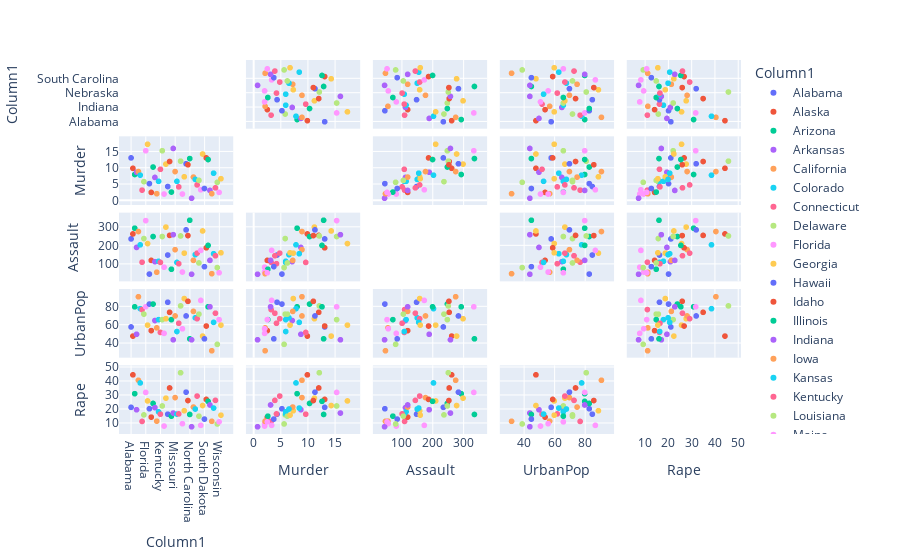

Notebook code for this chart:
### Code cell
#Plotting the original dataframe
features = [:Column1,:Murder,:Assault,:UrbanPop,:Rape]
plot(df, dimensions=features,color=:Column1,kind="splom")

### Figure 1 — Plotly figure (JSON) as saved in the notebook; plotly's stock layout.template omitted (floating-point values rounded to 4 significant figures)
{"data": [{"diagonal": {"visible": false}, "dimensions": [{"axis": {"matches": true}, "label": "Column1", "values": ["Alabama"]}, {"axis": {"matches": true}, "label": "Murder", "values": [13.2]}, {"axis": {"matches": true}, "label": "Assault", "values": [236]}, {"axis": {"matches": true}, "label": "UrbanPop", "values": [58]}, {"axis": {"matches": true}, "label": "Rape", "values": [21.2]}], "legendgroup": "Alabama", "marker": {"color": "#636efa"}, "name": "Alabama", "showlegend": true, "type": "splom", "xaxis": "x", "yaxis": "y"}, {"diagonal": {"visible": false}, "dimensions": [{"axis": {"matches": true}, "label": "Column1", "values": ["Alaska"]}, {"axis": {"matches": true}, "label": "Murder", "values": [10]}, {"axis": {"matches": true}, "label": "Assault", "values": [263]}, {"axis": {"matches": true}, "label": "UrbanPop", "values": [48]}, {"axis": {"matches": true}, "label": "Rape", "values": [44.5]}], "legendgroup": "Alaska", "marker": {"color": "#EF553B"}, "name": "Alaska", "showlegend": true, "type": "splom", "xaxis": "x", "yaxis": "y"}, {"diagonal": {"visible": false}, "dimensions": [{"axis": {"matches": true}, "label": "Column1", "values": ["Arizona"]}, {"axis": {"matches": true}, "label": "Murder", "values": [8.1]}, {"axis": {"matches": true}, "label": "Assault", "values": [294]}, {"axis": {"matches": true}, "label": "UrbanPop", "values": [80]}, {"axis": {"matches": true}, "label": "Rape", "values": [31]}], "legendgroup": "Arizona", "marker": {"color": "#00cc96"}, "name": "Arizona", "showlegend": true, "type": "splom", "xaxis": "x", "yaxis": "y"}, {"diagonal": {"visible": false}, "dimensions": [{"axis": {"matches": true}, "label": "Column1", "values": ["Arkansas"]}, {"axis": {"matches": true}, "label": "Murder", "values": [8.8]}, {"axis": {"matches": true}, "label": "Assault", "values": [190]}, {"axis": {"matches": true}, "label": "UrbanPop", "values": [50]}, {"axis": {"matches": true}, "label": "Rape", "values": [19.5]}], "legendgroup": "Arkansas", "marker": {"color": "#ab63fa"}, "name": "Arkansas", "showlegend": true, "type": "splom", "xaxis": "x", "yaxis": "y"}, {"diagonal": {"visible": false}, "dimensions": [{"axis": {"matches": true}, "label": "Column1", "values": ["California"]}, {"axis": {"matches": true}, "label": "Murder", "values": [9]}, {"axis": {"matches": true}, "label": "Assault", "values": [276]}, {"axis": {"matches": true}, "label": "UrbanPop", "values": [91]}, {"axis": {"matches": true}, "label": "Rape", "values": [40.6]}], "legendgroup": "California", "marker": {"color": "#FFA15A"}, "name": "California", "showlegend": true, "type": "splom", "xaxis": "x", "yaxis": "y"}, {"diagonal": {"visible": false}, "dimensions": [{"axis": {"matches": true}, "label": "Column1", "values": ["Colorado"]}, {"axis": {"matches": true}, "label": "Murder", "values": [7.9]}, {"axis": {"matches": true}, "label": "Assault", "values": [204]}, {"axis": {"matches": true}, "label": "UrbanPop", "values": [78]}, {"axis": {"matches": true}, "label": "Rape", "values": [38.7]}], "legendgroup": "Colorado", "marker": {"color": "#19d3f3"}, "name": "Colorado", "showlegend": true, "type": "splom", "xaxis": "x", "yaxis": "y"}, {"diagonal": {"visible": false}, "dimensions": [{"axis": {"matches": true}, "label": "Column1", "values": ["Connecticut"]}, {"axis": {"matches": true}, "label": "Murder", "values": [3.3]}, {"axis": {"matches": true}, "label": "Assault", "values": [110]}, {"axis": {"matches": true}, "label": "UrbanPop", "values": [77]}, {"axis": {"matches": true}, "label": "Rape", "values": [11.1]}], "legendgroup": "Connecticut", "marker": {"color": "#FF6692"}, "name": "Connecticut", "showlegend": true, "type": "splom", "xaxis": "x", "yaxis": "y"}, {"diagonal": {"visible": false}, "dimensions": [{"axis": {"matches": true}, "label": "Column1", "values": ["Delaware"]}, {"axis": {"matches": true}, "label": "Murder", "values": [5.9]}, {"axis": {"matches": true}, "label": "Assault", "values": [238]}, {"axis": {"matches": true}, "label": "UrbanPop", "values": [72]}, {"axis": {"matches": true}, "label": "Rape", "values": [15.8]}], "legendgroup": "Delaware", "marker": {"color": "#B6E880"}, "name": "Delaware", "showlegend": true, "type": "splom", "xaxis": "x", "yaxis": "y"}, {"diagonal": {"visible": false}, "dimensions": [{"axis": {"matches": true}, "label": "Column1", "values": ["Florida"]}, {"axis": {"matches": true}, "label": "Murder", "values": [15.4]}, {"axis": {"matches": true}, "label": "Assault", "values": [335]}, {"axis": {"matches": true}, "label": "UrbanPop", "values": [80]}, {"axis": {"matches": true}, "label": "Rape", "values": [31.9]}], "legendgroup": "Florida", "marker": {"color": "#FF97FF"}, "name": "Florida", "showlegend": true, "type": "splom", "xaxis": "x", "yaxis": "y"}, {"diagonal": {"visible": false}, "dimensions": [{"axis": {"matches": true}, "label": "Column1", "values": ["Georgia"]}, {"axis": {"matches": true}, "label": "Murder", "values": [17.4]}, {"axis": {"matches": true}, "label": "Assault", "values": [211]}, {"axis": {"matches": true}, "label": "UrbanPop", "values": [60]}, {"axis": {"matches": true}, "label": "Rape", "values": [25.8]}], "legendgroup": "Georgia", "marker": {"color": "#FECB52"}, "name": "Georgia", "showlegend": true, "type": "splom", "xaxis": "x", "yaxis": "y"}, {"diagonal": {"visible": false}, "dimensions": [{"axis": {"matches": true}, "label": "Column1", "values": ["Hawaii"]}, {"axis": {"matches": true}, "label": "Murder", "values": [5.3]}, {"axis": {"matches": true}, "label": "Assault", "values": [46]}, {"axis": {"matches": true}, "label": "UrbanPop", "values": [83]}, {"axis": {"matches": true}, "label": "Rape", "values": [20.2]}], "legendgroup": "Hawaii", "marker": {"color": "#636efa"}, "name": "Hawaii", "showlegend": true, "type": "splom", "xaxis": "x", "yaxis": "y"}, {"diagonal": {"visible": false}, "dimensions": [{"axis": {"matches": true}, "label": "Column1", "values": ["Idaho"]}, {"axis": {"matches": true}, "label": "Murder", "values": [2.6]}, {"axis": {"matches": true}, "label": "Assault", "values": [120]}, {"axis": {"matches": true}, "label": "UrbanPop", "values": [54]}, {"axis": {"matches": true}, "label": "Rape", "values": [14.2]}], "legendgroup": "Idaho", "marker": {"color": "#EF553B"}, "name": "Idaho", "showlegend": true, "type": "splom", "xaxis": "x", "yaxis": "y"}, {"diagonal": {"visible": false}, "dimensions": [{"axis": {"matches": true}, "label": "Column1", "values": ["Illinois"]}, {"axis": {"matches": true}, "label": "Murder", "values": [10.4]}, {"axis": {"matches": true}, "label": "Assault", "values": [249]}, {"axis": {"matches": true}, "label": "UrbanPop", "values": [83]}, {"axis": {"matches": true}, "label": "Rape", "values": [24]}], "legendgroup": "Illinois", "marker": {"color": "#00cc96"}, "name": "Illinois", "showlegend": true, "type": "splom", "xaxis": "x", "yaxis": "y"}, {"diagonal": {"visible": false}, "dimensions": [{"axis": {"matches": true}, "label": "Column1", "values": ["Indiana"]}, {"axis": {"matches": true}, "label": "Murder", "values": [7.2]}, {"axis": {"matches": true}, "label": "Assault", "values": [113]}, {"axis": {"matches": true}, "label": "UrbanPop", "values": [65]}, {"axis": {"matches": true}, "label": "Rape", "values": [21]}], "legendgroup": "Indiana", "marker": {"color": "#ab63fa"}, "name": "Indiana", "showlegend": true, "type": "splom", "xaxis": "x", "yaxis": "y"}, {"diagonal": {"visible": false}, "dimensions": [{"axis": {"matches": true}, "label": "Column1", "values": ["Iowa"]}, {"axis": {"matches": true}, "label": "Murder", "values": [2.2]}, {"axis": {"matches": true}, "label": "Assault", "values": [56]}, {"axis": {"matches": true}, "label": "UrbanPop", "values": [57]}, {"axis": {"matches": true}, "label": "Rape", "values": [11.3]}], "legendgroup": "Iowa", "marker": {"color": "#FFA15A"}, "name": "Iowa", "showlegend": true, "type": "splom", "xaxis": "x", "yaxis": "y"}, {"diagonal": {"visible": false}, "dimensions": [{"axis": {"matches": true}, "label": "Column1", "values": ["Kansas"]}, {"axis": {"matches": true}, "label": "Murder", "values": [6]}, {"axis": {"matches": true}, "label": "Assault", "values": [115]}, {"axis": {"matches": true}, "label": "UrbanPop", "values": [66]}, {"axis": {"matches": true}, "label": "Rape", "values": [18]}], "legendgroup": "Kansas", "marker": {"color": "#19d3f3"}, "name": "Kansas", "showlegend": true, "type": "splom", "xaxis": "x", "yaxis": "y"}, {"diagonal": {"visible": false}, "dimensions": [{"axis": {"matches": true}, "label": "Column1", "values": ["Kentucky"]}, {"axis": {"matches": true}, "label": "Murder", "values": [9.7]}, {"axis": {"matches": true}, "label": "Assault", "values": [109]}, {"axis": {"matches": true}, "label": "UrbanPop", "values": [52]}, {"axis": {"matches": true}, "label": "Rape", "values": [16.3]}], "legendgroup": "Kentucky", "marker": {"color": "#FF6692"}, "name": "Kentucky", "showlegend": true, "type": "splom", "xaxis": "x", "yaxis": "y"}, {"diagonal": {"visible": false}, "dimensions": [{"axis": {"matches": true}, "label": "Column1", "values": ["Louisiana"]}, {"axis": {"matches": true}, "label": "Murder", "values": [15.4]}, {"axis": {"matches": true}, "label": "Assault", "values": [249]}, {"axis": {"matches": true}, "label": "UrbanPop", "values": [66]}, {"axis": {"matches": true}, "label": "Rape", "values": [22.2]}], "legendgroup": "Louisiana", "marker": {"color": "#B6E880"}, "name": "Louisiana", "showlegend": true, "type": "splom", "xaxis": "x", "yaxis": "y"}, {"diagonal": {"visible": false}, "dimensions": [{"axis": {"matches": true}, "label": "Column1", "values": ["Maine"]}, {"axis": {"matches": true}, "label": "Murder", "values": [2.1]}, {"axis": {"matches": true}, "label": "Assault", "values": [83]}, {"axis": {"matches": true}, "label": "UrbanPop", "values": [51]}, {"axis": {"matches": true}, "label": "Rape", "values": [7.8]}], "legendgroup": "Maine", "marker": {"color": "#FF97FF"}, "name": "Maine", "showlegend": true, "type": "splom", "xaxis": "x", "yaxis": "y"}, {"diagonal": {"visible": false}, "dimensions": [{"axis": {"matches": true}, "label": "Column1", "values": ["Maryland"]}, {"axis": {"matches": true}, "label": "Murder", "values": [11.3]}, {"axis": {"matches": true}, "label": "Assault", "values": [300]}, {"axis": {"matches": true}, "label": "UrbanPop", "values": [67]}, {"axis": {"matches": true}, "label": "Rape", "values": [27.8]}], "legendgroup": "Maryland", "marker": {"color": "#FECB52"}, "name": "Maryland", "showlegend": true, "type": "splom", "xaxis": "x", "yaxis": "y"}, {"diagonal": {"visible": false}, "dimensions": [{"axis": {"matches": true}, "label": "Column1", "values": ["Massachusetts"]}, {"axis": {"matches": true}, "label": "Murder", "values": [4.4]}, {"axis": {"matches": true}, "label": "Assault", "values": [149]}, {"axis": {"matches": true}, "label": "UrbanPop", "values": [85]}, {"axis": {"matches": true}, "label": "Rape", "values": [16.3]}], "legendgroup": "Massachusetts", "marker": {"color": "#636efa"}, "name": "Massachusetts", "showlegend": true, "type": "splom", "xaxis": "x", "yaxis": "y"}, {"diagonal": {"visible": false}, "dimensions": [{"axis": {"matches": true}, "label": "Column1", "values": ["Michigan"]}, {"axis": {"matches": true}, "label": "Murder", "values": [12.1]}, {"axis": {"matches": true}, "label": "Assault", "values": [255]}, {"axis": {"matches": true}, "label": "UrbanPop", "values": [74]}, {"axis": {"matches": true}, "label": "Rape", "values": [35.1]}], "legendgroup": "Michigan", "marker": {"color": "#EF553B"}, "name": "Michigan", "showlegend": true, "type": "splom", "xaxis": "x", "yaxis": "y"}, {"diagonal": {"visible": false}, "dimensions": [{"axis": {"matches": true}, "label": "Column1", "values": ["Minnesota"]}, {"axis": {"matches": true}, "label": "Murder", "values": [2.7]}, {"axis": {"matches": true}, "label": "Assault", "values": [72]}, {"axis": {"matches": true}, "label": "UrbanPop", "values": [66]}, {"axis": {"matches": true}, "label": "Rape", "values": [14.9]}], "legendgroup": "Minnesota", "marker": {"color": "#00cc96"}, "name": "Minnesota", "showlegend": true, "type": "splom", "xaxis": "x", "yaxis": "y"}, {"diagonal": {"visible": false}, "dimensions": [{"axis": {"matches": true}, "label": "Column1", "values": ["Mississippi"]}, {"axis": {"matches": true}, "label": "Murder", "values": [16.1]}, {"axis": {"matches": true}, "label": "Assault", "values": [259]}, {"axis": {"matches": true}, "label": "UrbanPop", "values": [44]}, {"axis": {"matches": true}, "label": "Rape", "values": [17.1]}], "legendgroup": "Mississippi", "marker": {"color": "#ab63fa"}, "name": "Mississippi", "showlegend": true, "type": "splom", "xaxis": "x", "yaxis": "y"}, {"diagonal": {"visible": false}, "dimensions": [{"axis": {"matches": true}, "label": "Column1", "values": ["Missouri"]}, {"axis": {"matches": true}, "label": "Murder", "values": [9]}, {"axis": {"matches": true}, "label": "Assault", "values": [178]}, {"axis": {"matches": true}, "label": "UrbanPop", "values": [70]}, {"axis": {"matches": true}, "label": "Rape", "values": [28.2]}], "legendgroup": "Missouri", "marker": {"color": "#FFA15A"}, "name": "Missouri", "showlegend": true, "type": "splom", "xaxis": "x", "yaxis": "y"}, {"diagonal": {"visible": false}, "dimensions": [{"axis": {"matches": true}, "label": "Column1", "values": ["Montana"]}, {"axis": {"matches": true}, "label": "Murder", "values": [6]}, {"axis": {"matches": true}, "label": "Assault", "values": [109]}, {"axis": {"matches": true}, "label": "UrbanPop", "values": [53]}, {"axis": {"matches": true}, "label": "Rape", "values": [16.4]}], "legendgroup": "Montana", "marker": {"color": "#19d3f3"}, "name": "Montana", "showlegend": true, "type": "splom", "xaxis": "x", "yaxis": "y"}, {"diagonal": {"visible": false}, "dimensions": [{"axis": {"matches": true}, "label": "Column1", "values": ["Nebraska"]}, {"axis": {"matches": true}, "label": "Murder", "values": [4.3]}, {"axis": {"matches": true}, "label": "Assault", "values": [102]}, {"axis": {"matches": true}, "label": "UrbanPop", "values": [62]}, {"axis": {"matches": true}, "label": "Rape", "values": [16.5]}], "legendgroup": "Nebraska", "marker": {"color": "#FF6692"}, "name": "Nebraska", "showlegend": true, "type": "splom", "xaxis": "x", "yaxis": "y"}, {"diagonal": {"visible": false}, "dimensions": [{"axis": {"matches": true}, "label": "Column1", "values": ["Nevada"]}, {"axis": {"matches": true}, "label": "Murder", "values": [12.2]}, {"axis": {"matches": true}, "label": "Assault", "values": [252]}, {"axis": {"matches": true}, "label": "UrbanPop", "values": [81]}, {"axis": {"matches": true}, "label": "Rape", "values": [46]}], "legendgroup": "Nevada", "marker": {"color": "#B6E880"}, "name": "Nevada", "showlegend": true, "type": "splom", "xaxis": "x", "yaxis": "y"}, {"diagonal": {"visible": false}, "dimensions": [{"axis": {"matches": true}, "label": "Column1", "values": ["New Hampshire"]}, {"axis": {"matches": true}, "label": "Murder", "values": [2.1]}, {"axis": {"matches": true}, "label": "Assault", "values": [57]}, {"axis": {"matches": true}, "label": "UrbanPop", "values": [56]}, {"axis": {"matches": true}, "label": "Rape", "values": [9.5]}], "legendgroup": "New Hampshire", "marker": {"color": "#FF97FF"}, "name": "New Hampshire", "showlegend": true, "type": "splom", "xaxis": "x", "yaxis": "y"}, {"diagonal": {"visible": false}, "dimensions": [{"axis": {"matches": true}, "label": "Column1", "values": ["New Jersey"]}, {"axis": {"matches": true}, "label": "Murder", "values": [7.4]}, {"axis": {"matches": true}, "label": "Assault", "values": [159]}, {"axis": {"matches": true}, "label": "UrbanPop", "values": [89]}, {"axis": {"matches": true}, "label": "Rape", "values": [18.8]}], "legendgroup": "New Jersey", "marker": {"color": "#FECB52"}, "name": "New Jersey", "showlegend": true, "type": "splom", "xaxis": "x", "yaxis": "y"}, {"diagonal": {"visible": false}, "dimensions": [{"axis": {"matches": true}, "label": "Column1", "values": ["New Mexico"]}, {"axis": {"matches": true}, "label": "Murder", "values": [11.4]}, {"axis": {"matches": true}, "label": "Assault", "values": [285]}, {"axis": {"matches": true}, "label": "UrbanPop", "values": [70]}, {"axis": {"matches": true}, "label": "Rape", "values": [32.1]}], "legendgroup": "New Mexico", "marker": {"color": "#636efa"}, "name": "New Mexico", "showlegend": true, "type": "splom", "xaxis": "x", "yaxis": "y"}, {"diagonal": {"visible": false}, "dimensions": [{"axis": {"matches": true}, "label": "Column1", "values": ["New York"]}, {"axis": {"matches": true}, "label": "Murder", "values": [11.1]}, {"axis": {"matches": true}, "label": "Assault", "values": [254]}, {"axis": {"matches": true}, "label": "UrbanPop", "values": [86]}, {"axis": {"matches": true}, "label": "Rape", "values": [26.1]}], "legendgroup": "New York", "marker": {"color": "#EF553B"}, "name": "New York", "showlegend": true, "type": "splom", "xaxis": "x", "yaxis": "y"}, {"diagonal": {"visible": false}, "dimensions": [{"axis": {"matches": true}, "label": "Column1", "values": ["North Carolina"]}, {"axis": {"matches": true}, "label": "Murder", "values": [13]}, {"axis": {"matches": true}, "label": "Assault", "values": [337]}, {"axis": {"matches": true}, "label": "UrbanPop", "values": [45]}, {"axis": {"matches": true}, "label": "Rape", "values": [16.1]}], "legendgroup": "North Carolina", "marker": {"color": "#00cc96"}, "name": "North Carolina", "showlegend": true, "type": "splom", "xaxis": "x", "yaxis": "y"}, {"diagonal": {"visible": false}, "dimensions": [{"axis": {"matches": true}, "label": "Column1", "values": ["North Dakota"]}, {"axis": {"matches": true}, "label": "Murder", "values": [0.8]}, {"axis": {"matches": true}, "label": "Assault", "values": [45]}, {"axis": {"matches": true}, "label": "UrbanPop", "values": [44]}, {"axis": {"matches": true}, "label": "Rape", "values": [7.3]}], "legendgroup": "North Dakota", "marker": {"color": "#ab63fa"}, "name": "North Dakota", "showlegend": true, "type": "splom", "xaxis": "x", "yaxis": "y"}, {"diagonal": {"visible": false}, "dimensions": [{"axis": {"matches": true}, "label": "Column1", "values": ["Ohio"]}, {"axis": {"matches": true}, "label": "Murder", "values": [7.3]}, {"axis": {"matches": true}, "label": "Assault", "values": [120]}, {"axis": {"matches": true}, "label": "UrbanPop", "values": [75]}, {"axis": {"matches": true}, "label": "Rape", "values": [21.4]}], "legendgroup": "Ohio", "marker": {"color": "#FFA15A"}, "name": "Ohio", "showlegend": true, "type": "splom", "xaxis": "x", "yaxis": "y"}, {"diagonal": {"visible": false}, "dimensions": [{"axis": {"matches": true}, "label": "Column1", "values": ["Oklahoma"]}, {"axis": {"matches": true}, "label": "Murder", "values": [6.6]}, {"axis": {"matches": true}, "label": "Assault", "values": [151]}, {"axis": {"matches": true}, "label": "UrbanPop", "values": [68]}, {"axis": {"matches": true}, "label": "Rape", "values": [20]}], "legendgroup": "Oklahoma", "marker": {"color": "#19d3f3"}, "name": "Oklahoma", "showlegend": true, "type": "splom", "xaxis": "x", "yaxis": "y"}, {"diagonal": {"visible": false}, "dimensions": [{"axis": {"matches": true}, "label": "Column1", "values": ["Oregon"]}, {"axis": {"matches": true}, "label": "Murder", "values": [4.9]}, {"axis": {"matches": true}, "label": "Assault", "values": [159]}, {"axis": {"matches": true}, "label": "UrbanPop", "values": [67]}, {"axis": {"matches": true}, "label": "Rape", "values": [29.3]}], "legendgroup": "Oregon", "marker": {"color": "#FF6692"}, "name": "Oregon", "showlegend": true, "type": "splom", "xaxis": "x", "yaxis": "y"}, {"diagonal": {"visible": false}, "dimensions": [{"axis": {"matches": true}, "label": "Column1", "values": ["Pennsylvania"]}, {"axis": {"matches": true}, "label": "Murder", "values": [6.3]}, {"axis": {"matches": true}, "label": "Assault", "values": [106]}, {"axis": {"matches": true}, "label": "UrbanPop", "values": [72]}, {"axis": {"matches": true}, "label": "Rape", "values": [14.9]}], "legendgroup": "Pennsylvania", "marker": {"color": "#B6E880"}, "name": "Pennsylvania", "showlegend": true, "type": "splom", "xaxis": "x", "yaxis": "y"}, {"diagonal": {"visible": false}, "dimensions": [{"axis": {"matches": true}, "label": "Column1", "values": ["Rhode Island"]}, {"axis": {"matches": true}, "label": "Murder", "values": [3.4]}, {"axis": {"matches": true}, "label": "Assault", "values": [174]}, {"axis": {"matches": true}, "label": "UrbanPop", "values": [87]}, {"axis": {"matches": true}, "label": "Rape", "values": [8.3]}], "legendgroup": "Rhode Island", "marker": {"color": "#FF97FF"}, "name": "Rhode Island", "showlegend": true, "type": "splom", "xaxis": "x", "yaxis": "y"}, {"diagonal": {"visible": false}, "dimensions": [{"axis": {"matches": true}, "label": "Column1", "values": ["South Carolina"]}, {"axis": {"matches": true}, "label": "Murder", "values": [14.4]}, {"axis": {"matches": true}, "label": "Assault", "values": [279]}, {"axis": {"matches": true}, "label": "UrbanPop", "values": [48]}, {"axis": {"matches": true}, "label": "Rape", "values": [22.5]}], "legendgroup": "South Carolina", "marker": {"color": "#FECB52"}, "name": "South Carolina", "showlegend": true, "type": "splom", "xaxis": "x", "yaxis": "y"}, {"diagonal": {"visible": false}, "dimensions": [{"axis": {"matches": true}, "label": "Column1", "values": ["South Dakota"]}, {"axis": {"matches": true}, "label": "Murder", "values": [3.8]}, {"axis": {"matches": true}, "label": "Assault", "values": [86]}, {"axis": {"matches": true}, "label": "UrbanPop", "values": [45]}, {"axis": {"matches": true}, "label": "Rape", "values": [12.8]}], "legendgroup": "South Dakota", "marker": {"color": "#636efa"}, "name": "South Dakota", "showlegend": true, "type": "splom", "xaxis": "x", "yaxis": "y"}, {"diagonal": {"visible": false}, "dimensions": [{"axis": {"matches": true}, "label": "Column1", "values": ["Tennessee"]}, {"axis": {"matches": true}, "label": "Murder", "values": [13.2]}, {"axis": {"matches": true}, "label": "Assault", "values": [188]}, {"axis": {"matches": true}, "label": "UrbanPop", "values": [59]}, {"axis": {"matches": true}, "label": "Rape", "values": [26.9]}], "legendgroup": "Tennessee", "marker": {"color": "#EF553B"}, "name": "Tennessee", "showlegend": true, "type": "splom", "xaxis": "x", "yaxis": "y"}, {"diagonal": {"visible": false}, "dimensions": [{"axis": {"matches": true}, "label": "Column1", "values": ["Texas"]}, {"axis": {"matches": true}, "label": "Murder", "values": [12.7]}, {"axis": {"matches": true}, "label": "Assault", "values": [201]}, {"axis": {"matches": true}, "label": "UrbanPop", "values": [80]}, {"axis": {"matches": true}, "label": "Rape", "values": [25.5]}], "legendgroup": "Texas", "marker": {"color": "#00cc96"}, "name": "Texas", "showlegend": true, "type": "splom", "xaxis": "x", "yaxis": "y"}, {"diagonal": {"visible": false}, "dimensions": [{"axis": {"matches": true}, "label": "Column1", "values": ["Utah"]}, {"axis": {"matches": true}, "label": "Murder", "values": [3.2]}, {"axis": {"matches": true}, "label": "Assault", "values": [120]}, {"axis": {"matches": true}, "label": "UrbanPop", "values": [80]}, {"axis": {"matches": true}, "label": "Rape", "values": [22.9]}], "legendgroup": "Utah", "marker": {"color": "#ab63fa"}, "name": "Utah", "showlegend": true, "type": "splom", "xaxis": "x", "yaxis": "y"}, {"diagonal": {"visible": false}, "dimensions": [{"axis": {"matches": true}, "label": "Column1", "values": ["Vermont"]}, {"axis": {"matches": true}, "label": "Murder", "values": [2.2]}, {"axis": {"matches": true}, "label": "Assault", "values": [48]}, {"axis": {"matches": true}, "label": "UrbanPop", "values": [32]}, {"axis": {"matches": true}, "label": "Rape", "values": [11.2]}], "legendgroup": "Vermont", "marker": {"color": "#FFA15A"}, "name": "Vermont", "showlegend": true, "type": "splom", "xaxis": "x", "yaxis": "y"}, {"diagonal": {"visible": false}, "dimensions": [{"axis": {"matches": true}, "label": "Column1", "values": ["Virginia"]}, {"axis": {"matches": true}, "label": "Murder", "values": [8.5]}, {"axis": {"matches": true}, "label": "Assault", "values": [156]}, {"axis": {"matches": true}, "label": "UrbanPop", "values": [63]}, {"axis": {"matches": true}, "label": "Rape", "values": [20.7]}], "legendgroup": "Virginia", "marker": {"color": "#19d3f3"}, "name": "Virginia", "showlegend": true, "type": "splom", "xaxis": "x", "yaxis": "y"}, {"diagonal": {"visible": false}, "dimensions": [{"axis": {"matches": true}, "label": "Column1", "values": ["Washington"]}, {"axis": {"matches": true}, "label": "Murder", "values": [4]}, {"axis": {"matches": true}, "label": "Assault", "values": [145]}, {"axis": {"matches": true}, "label": "UrbanPop", "values": [73]}, {"axis": {"matches": true}, "label": "Rape", "values": [26.2]}], "legendgroup": "Washington", "marker": {"color": "#FF6692"}, "name": "Washington", "showlegend": true, "type": "splom", "xaxis": "x", "yaxis": "y"}, {"diagonal": {"visible": false}, "dimensions": [{"axis": {"matches": true}, "label": "Column1", "values": ["West Virginia"]}, {"axis": {"matches": true}, "label": "Murder", "values": [5.7]}, {"axis": {"matches": true}, "label": "Assault", "values": [81]}, {"axis": {"matches": true}, "label": "UrbanPop", "values": [39]}, {"axis": {"matches": true}, "label": "Rape", "values": [9.3]}], "legendgroup": "West Virginia", "marker": {"color": "#B6E880"}, "name": "West Virginia", "showlegend": true, "type": "splom", "xaxis": "x", "yaxis": "y"}, {"diagonal": {"visible": false}, "dimensions": [{"axis": {"matches": true}, "label": "Column1", "values": ["Wisconsin"]}, {"axis": {"matches": true}, "label": "Murder", "values": [2.6]}, {"axis": {"matches": true}, "label": "Assault", "values": [53]}, {"axis": {"matches": true}, "label": "UrbanPop", "values": [66]}, {"axis": {"matches": true}, "label": "Rape", "values": [10.8]}], "legendgroup": "Wisconsin", "marker": {"color": "#FF97FF"}, "name": "Wisconsin", "showlegend": true, "type": "splom", "xaxis": "x", "yaxis": "y"}, {"diagonal": {"visible": false}, "dimensions": [{"axis": {"matches": true}, "label": "Column1", "values": ["Wyoming"]}, {"axis": {"matches": true}, "label": "Murder", "values": [6.8]}, {"axis": {"matches": true}, "label": "Assault", "values": [161]}, {"axis": {"matches": true}, "label": "UrbanPop", "values": [60]}, {"axis": {"matches": true}, "label": "Rape", "values": [15.6]}], "legendgroup": "Wyoming", "marker": {"color": "#FECB52"}, "name": "Wyoming", "showlegend": true, "type": "splom", "xaxis": "x", "yaxis": "y"}], "layout": {"dragmode": "select", "legend": {"title": {"text": "Column1"}, "tracegroupgap": 0}, "margin": {"b": 50, "l": 50, "r": 50, "t": 60}}}
